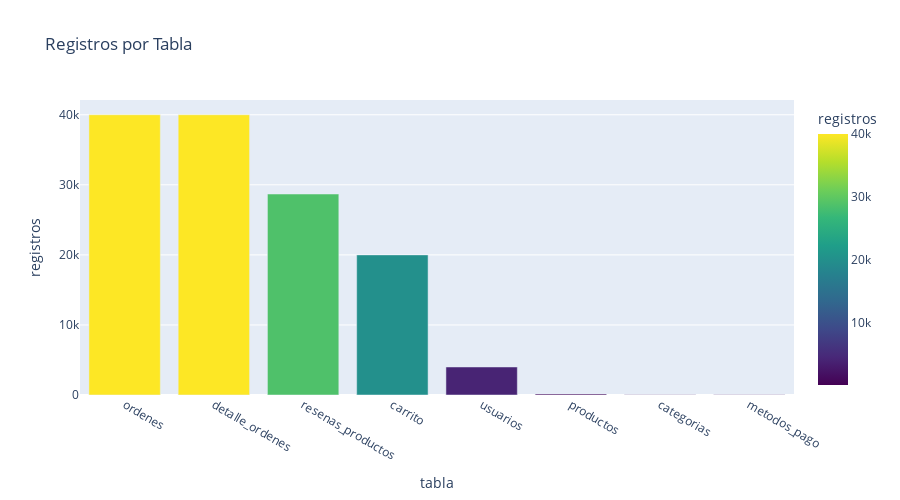

Notebook cell for this chart:
### Markdown cell above
## Registros por tabla

### Code cell
fig = px.bar(stats_df, x='tabla', y='registros', title='Registros por Tabla',
             color='registros', color_continuous_scale='Viridis')
fig.update_layout(height=500)
fig.show()

### Figure 1 — Plotly figure (JSON) as saved in the notebook; plotly's stock layout.template omitted (floating-point values rounded to 4 significant figures)
{"data": [{"hovertemplate": "tabla=%{x}<br>registros=%{marker.color}<extra></extra>", "legendgroup": "", "marker": {"color": [40000, 40000, 28688, 20000, 4000, 144, 48, 28], "coloraxis": "coloraxis", "pattern": {"shape": ""}}, "name": "", "orientation": "v", "showlegend": false, "textposition": "auto", "type": "bar", "x": ["ordenes", "detalle_ordenes", "resenas_productos", "carrito", "usuarios", "productos", "categorias", "metodos_pago"], "xaxis": "x", "y": [40000, 40000, 28688, 20000, 4000, 144, 48, 28], "yaxis": "y"}], "layout": {"barmode": "relative", "coloraxis": {"colorbar": {"title": {"text": "registros"}}, "colorscale": [[0, "#440154"], [0.1111, "#482878"], [0.2222, "#3e4989"], [0.3333, "#31688e"], [0.4444, "#26828e"], [0.5556, "#1f9e89"], [0.6667, "#35b779"], [0.7778, "#6ece58"], [0.8889, "#b5de2b"], [1, "#fde725"]]}, "height": 500, "legend": {"tracegroupgap": 0}, "title": {"text": "Registros por Tabla"}, "xaxis": {"anchor": "y", "domain": [0, 1], "title": {"text": "tabla"}}, "yaxis": {"anchor": "x", "domain": [0, 1], "title": {"text": "registros"}}}}
